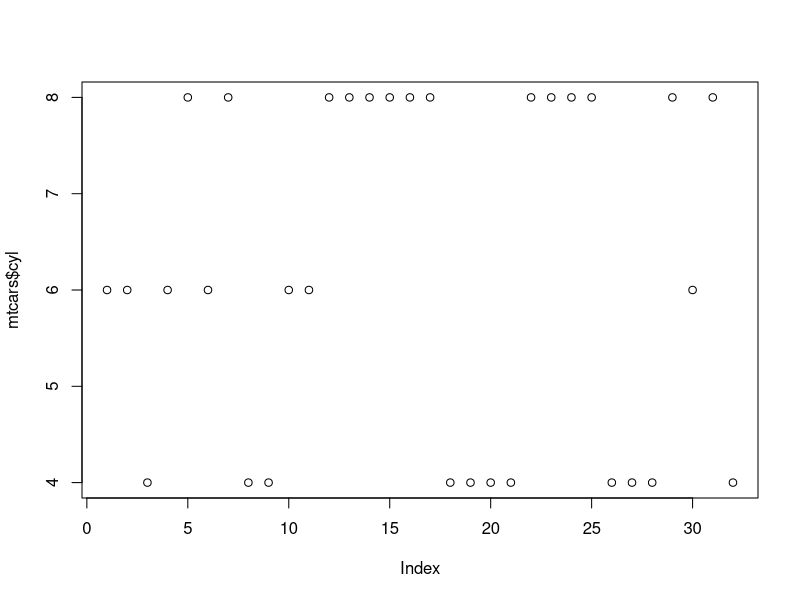
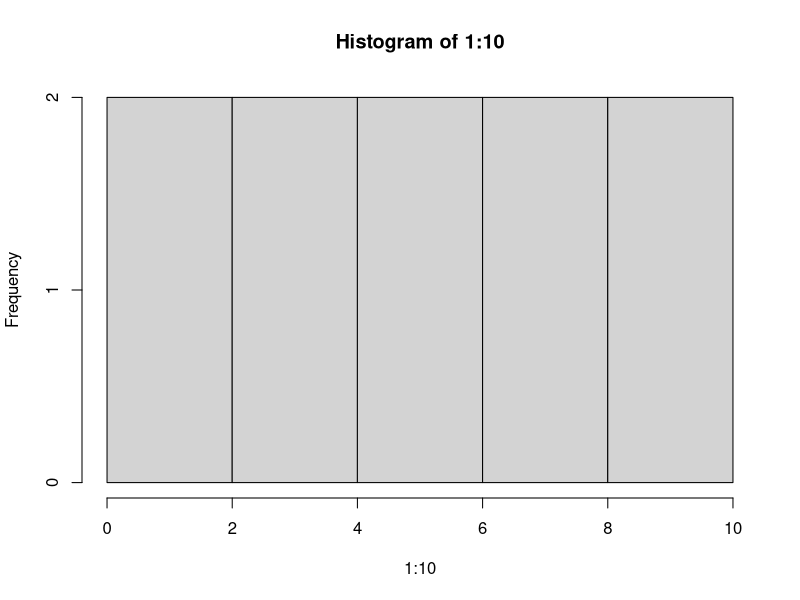

Here is the R script that generated these plots, in order:
## ---- chunk 1
knitr::opts_chunk$set(echo = TRUE)
## ---- chunk 2
plot(mtcars$cyl)
## ---- chunk 3
hist(1:10)
